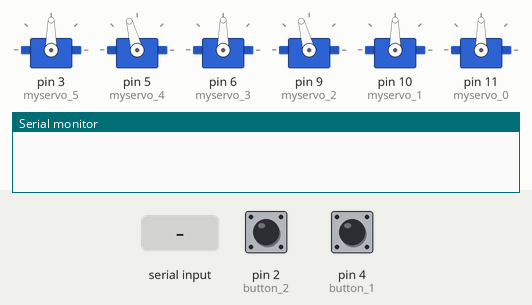
Recording of a sketch running on a simulated Arduino Uno, built with avr-gcc and run on an emulated ATmega328P. On the bench: 6 × servo, the last lines printed to the serial monitor. Inputs (shaded band) come from the test bench; at power-on: pin 2 (button_2) LOW, pin 4 (button_1) LOW.

Above: at 1.2 s.
1.3 s: "a" received over Serial
4.3 s: "s" received over Serial
7.3 s: "a" received over Serial
At 10.2 s:
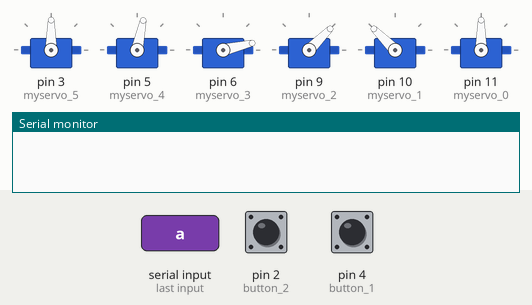
10.3 s: pin 2 (button_2) pulled HIGH for 1 s
14.3 s: "s" received over Serial
17.3 s: "d" received over Serial
At 18.4 s:
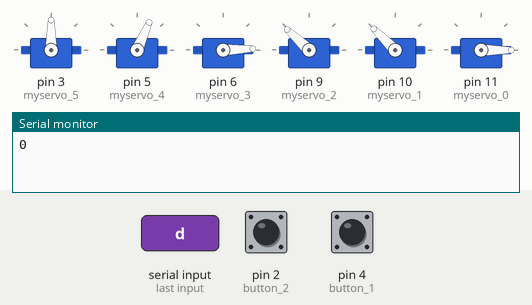
Timing chart, 0 to 19.8 s (numbered marks = the images above; inputs shaded):
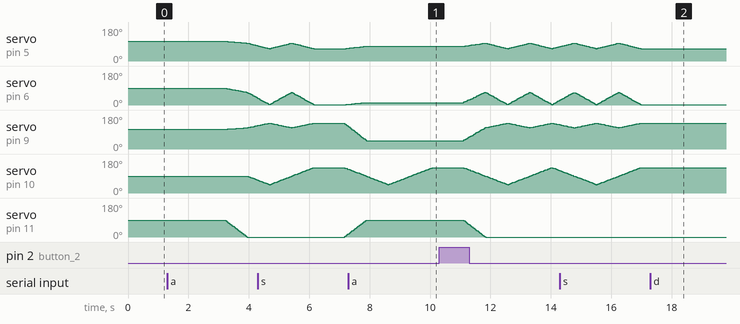

The sketch:

3D_Space_w_Robot_Hand.ino
```cpp
#include <Servo.h> //Library needed to inpute values to the servo.
#include <math.h> //Math Library needed to do some angle meassurements (Sin/Cos/Tan)

Servo myservo_5; //There are six servos on this particular robot arm. The bottom servo is labeled Servo_5.
Servo myservo_4; //Servo_4 is the first arm structure from the mainframe of the robot body.
Servo myservo_3; //Servo_3 is the second arm connected directly to the first one.
Servo myservo_2; //Servo_2 is the servo following the second arm. Can be thought of like the "pitch" of the hand.
Servo myservo_1; //Servo_1 is the servo below the hand that lets it control the "roll" of the hand.
Servo myservo_0; //Servo_0 is the servo that dictates how much the hand opens and closes.

float A = 10.5, //A is the length of the first arm. In this robot, it is 10.5cm.
      B = 8.85; //B is the length of the second arm. In this robot, it is 8.85cm.
int potentvalue = 0, potent = A0; //An optional potentiometer variable is made here. Connect the potentiometer to A0.
int button_1 = 4, buttonstate_1 = 0, lastbuttonstate_1=0, //Variables for an optional button. Variables include the pin location (4) and current/last states.
    button_2 = 2, buttonstate_2 = 0, lastbuttonstate_2=0; //Variables for a second optional button. Variables include the pin location (2) and current/last states.
int buttoncount = 0; //Variable used to count how many times a button was pressed.
String InString = "d";
float count;
float currentAngles[6] = {75,90,90,90,90,90};
/*
 * The robot doesn't necessarily know where its moving parts are in 3D space. Therefore, we have an array that keeps track of the angles at each servo.
 * If we didn't keep track of the angles at every servo, there would be times where the robot wouldn't know where to go, how fast to go, and on occasion just move randomly.
 * There are six values in this array; one for each of the servos. They follow the following order.
 *
 * {Servo_4, Servo_3, Servo_5, Servo_2, Servo_1, Servo_0}
 *
 * The reason for the unusual order is because of the way the robot moves. We want our robot to move to points of 3D space. It is easier to visualize a 3D point that we want
 * the robot to move to rather than multiple angles of servos moving together to reach a specified point. Since we will be working with 3D points, they are written in the order
 * (X,Y,Z), with X being the distance from the origin on the X-Axis, Y being the distance from the origin on the Y-Axis, and Z being the distance from the origin on the Z-Axis.
 * The platform of the robot is set up in such a way where the Arduino and wire connections are off to the left on the metal stand, and the robot has free motion in the empty space
 * in front of it. Thinking from the perspective of the robot, the X-Axis would go forward and backward, the Y-Axis would go straight up, and the Z-Axis would travel from left to right.
 * Additionally, the negative X-Axis is behind the robot, the negative Y-Axis would go down under it, aand the negative Z-Axis would go to the left. The axeses are set up in a way where
 * the positive space is in the range of motion of the robot.
 *
 * Because of this 3D system, the servo labeled Servo_5 can only turn the robot hand left and right, or into the Z-Axis. Therefore, we associate Servo_4 and Servo_3 with the (X,Y) movement
 * and Servo_5 with the final Z movement. Servo_2, Servo_1 and Servo_0 are just additional angles used to manipulate the arm after the robot reaches the desired 3D point. The robot can move
 * to a point such as (10,9,-8), but Servo_2, Servo_1 and Servo_0 can make it point the hand downward, tilted or even open and close it.
 *
 * By having an array with the angles of each servo, it provides a bassis for many functions to calculate where each servo to move to. The current value of the array sets the robot in a
 * straight up, "default", position.
 *
 * NOTE: Servo_4 is set at a value of 75 degrees rather than 90. This servo doesn't go directly vertical at 90 degrees. The exact reason is unknown [EDIT NEEDED]. All references to this angle
 *       need an adjustment of 15 degrees. At 0 degrees, this servo is about 15 degrees off of parallel. This means that at 180 degrees, the servo would caause the arm to over extend. Functions
 *       here prevent that from happening. If a different servo is being used, this starting position in currentAngles[] and newAngles[] can be switched from 75 to 90. Additionally, any starting
 *       position angles can be chosen, these are the angles that work for one particular robot.
 *
 */
float newAngles[6] = {75,90,90,90,90,90};
/*
 * Similar to currentAngles[], but this array is used to determine what angle each servo needs to move to. Currently, both arrays are the same and will change with functions altering the
 * movement of the robot.
 *
 * NOTE: Servo_4 is set at a value of 75 degrees rather than 90. This servo doesn't go directly vertical at 90 degrees. The exact reason is unknown [EDIT NEEDED]. All references to this angle
 *       need an adjustment of 15 degrees. At 0 degrees, this servo is about 15 degrees off of parallel. This means that at 180 degrees, the servo would caause the arm to over extend. Functions
 *       here prevent that from happening. If a different servo is being used, this starting position in currentAngles[] and newAngles[] can be switched from 75 to 90. Additionally, any starting
 *       position angles can be chosen, these are the angles that work for one particular robot.
 */

void setup() {
  myservo_5.attach(3);  // Attaches the myservo_5 on pin 3 to the servo object.
  myservo_4.attach(5);  // Attaches the myservo_4 on pin 5 to the servo object.
  myservo_3.attach(6);  // Attaches the myservo_3 on pin 6 to the servo object.
  myservo_2.attach(9);  // Attaches the myservo_2 on pin 9 to the servo object.
  myservo_1.attach(10);  // Attaches the myservo_1 on pin 10 to the servo object.
  myservo_0.attach(11);  // Attaches the myservo_0 on pin 11 to the servo object.
  Serial.flush();
  Serial.begin(9600); //Sets up the serial monitor in order to debug and see angle values.
  pinMode(potent,INPUT); //Optional Potentiometer is set as an input.
  pinMode(button_1,INPUT); //Optional Button_1 is set as an input.
  pinMode(button_2,INPUT); //Optional Button_2 is set as an input.
}

void Deg_5(float a) //This function moves Servo_5 to an angle between 0 and 180.
{
  myservo_5.write(a);
}
void Deg_4(float a) //This function moves Servo_4 to an angle between 0 and 180. To keep the movement consistent, we reverse the values of the servo. Instead of moving right to left from 0 degrees to 180, it now moves left to right.
{
  a = 180 - a;
  myservo_4.write(a);
}
void Deg_3(float a) //This function moves Servo_3 to an angle between 0 and 180.
{
  myservo_3.write(a);
}
void Deg_2(float a) //This function moves Servo_2 to an angle between 0 and 180. This servo has an increased range of 270 degrees, but needs extra equations to understand angle measurements.
{
  a = a + 67.5;
  a = a / 1.5;
  myservo_2.write(a);
}
void Deg_1(float a) //This function moves Servo_1 to an angle between 0 and 180.
{
  myservo_1.write(a);
}
void Deg_0(float a) //This function moves Servo_0 to an angle between 0 and 180.
{
  myservo_0.write(a);
}

void Button1Pressed()
{
  buttonstate_1 = digitalRead(button_1); //Optional Button function that is called only when the button is pressed from off to on. In this case, pressing the button increments the buttoncount variable.
  if (buttonstate_1 != lastbuttonstate_1)
  {
    if (buttonstate_1 == 1)
    {
      buttoncount = buttoncount + 1;
      Serial.println(buttoncount);
    }
  }
  lastbuttonstate_1 = buttonstate_1;
}

void Button2Pressed() //Optional Button function that is called only when the button is pressed from off to on. In this case, pressing the button resets the buttoncount variable to 0.
{
  buttonstate_2 = digitalRead(button_2);
  if (buttonstate_2 != lastbuttonstate_2)
  {
    if (buttonstate_2 == 1)
    {
      buttoncount = 0;
      Serial.println(buttoncount);
    }
  }
  lastbuttonstate_2 = buttonstate_2;
}

void Potentiometer() //Optional Potentiometer function that maps the analog values of (0 -> 1023) to (0 -> 180).
{
  potentvalue = analogRead(potent);
  potentvalue = map(potentvalue,0,1023,0,180);
}

float Distance(float px1, float py1, float px2, float py2) //The distance function calculates the distance between two points in (X,Y) space only.
{
  return sqrt(sq(px2-px1) + sq(py2-py1));
}

void XY(float m, float n)
{
  /*
   * This function takes a point in 2D space, (m,n), and then changes the angles on Servo_4 and Servo_3 to hit that point. It changes the angle in the array newAngles[] so
   * future servo moving functions can read from that list. This function doesn't alter Servo_5 at all as Servo_5 is what allows the robot to move left and right.
   *
   * This desmos link shows a side view visualization of the first two arms of the robot: https://www.desmos.com/calculator/zgmw47nks6
   *
   * The calculations in that program show the following float values being calculated so that the Servo_4 and Servo_3 angles can be figured out.
   *
   * NOTE: This point is represented by the end of the second arm, or the connection of Servo_2.
   */

  float C = sq(m) + sq(n) - sq(B) + sq(A); //A constant used to calculate the coordinates of the joint of the robot.
  float x1 = ((4*m*C - sqrt((64 * sq(m) * sq(A) * sq(n))+(64 * sq(n) * sq(n) * sq(A))-(16 * sq(n) * sq(C))))/((8*sq(m))+(8*sq(n)))); //The x coordinate of one point of one joint.
  float y1 = (((-2*m*x1) + C)/(2*n)); //The y coordinate of one point of one joint.

  if (Distance(0,0,m,n) < sqrt(sq(A) + sq(B)) || Distance(0,0,m,n) > (A + B) || n < 0 || y1 < 0)
  {
    /*
     * This if statement checks four different things. The first check is to see if the desired 2D point is too close to the origin. Due to each servo having
     * a specific length, and only being able to go to angles between 0 and 180, there are certain 2D coordinates close to the origin of the robot that can simply
     * not be touched. The second check is to see if the desired point is too far outside the maximum range of the robot. Even when fully exteneded, the robot can only
     * reach so far. Anything outside maximum extensions is physically impossible. The robot would have to have longer arms to reach this point. The third check is to see if
     * the desired point goes below the ground. This is again physically impossible. The final check is to see if one of the joints of the robot goes below the ground. y1 is the
     * y coordinate of one of the joints of the robot. If this goes into the ground, or below 0, one knows that desired point cannot be reached. If all these checks are false,
     * the "Out of Range" message isn't printed.
     *
     */

    Serial.println("Out of Range");
    return;
  }
  else
  {
    /*
     * Again, each of these floats are just variables needed to determine joint coordinates, slopes, and eventually the angles required for Servo_4 and Servo_3 to successfully
     * move to the point in question.
     *
     */

    float s1 = y1/x1; //The slope the first arm makes.
    float x2 = ((4*m*C + sqrt((64 * sq(m) * sq(A) * sq(n))+(64 * sq(n) * sq(n) * sq(A))-(16 * sq(n) * sq(C))))/((8*sq(m))+(8*sq(n)))); //The x coordinate of one point of an alternate joint.
    float y2 = (((-2*m*x2) + C)/(2*n)); //The y coordinate of one point of an alternate joint.
    float s2 = y2/x2; //The slope the first arm would make if another path to the point was taken.
    float o1 = (n-y1)/(m-x1); //The slope the second arm makes.
    float o2 = (n-y2)/(m-x2); //The slope the second arm makes if another path to the point was taken.
    float p1 = -1/s1; //The perpendicular slope at the connection between the first and second arm.
    float p2 = -1/s2; //The perpendicular slope at the connection between the first and second arm if another path to the point was taken.
    float a1 = atan(s1) * (180/PI); //Servo_4 angle.
    float a2 = atan(s2)* (180/PI); //Servo_4 angle if another path to the point was taken.
    float b1 = atan(((o1-p1)/(1+(o1*p1))))* (180/PI); //Servo_3 angle.
    float b2 = atan(((o2-p2)/(1+(o2*p2))))* (180/PI); //Servo_3 angle if another path to the point was taken.

    if (a1<15 && a1>0)
    {
      /*
       *
       * Using the triginometry functions here, as well as the previous check, the only time the Servo_4 angle would go between 0 and 15 is if it was trying to go beyond the limitations described
       * before in the currentAngles[] NOTE. Therefore, we use a check here to see if an impossible angle is achieved. If so, the Serial prints an error message.
       *
       */
      Serial.println("a1 is below 15 degrees");
      return;
    }
    else
    {
      if(a1<=0)
      {
        /*
         * The trigonometric functions work in such a way that they give angles in a range of -90 to 90 rather than 0 to 180. The negative values simply represent angles greater than 90. So, if the angle
         * does come back negative, we simply subtract it from 180 to give the corrected angle.
         */
        a1 = 180 + a1;
      }
      a1 = a1-15; //15 is subtracted from the angle to correct it to the actual value.
      newAngles[0] = a1; //Servo_4's angle gets input into the matrix to be read later.
      newAngles[1] = b1; //Servo_3's angle gets input into the matrix to be read later.
    }
  }
}

float AngleTopView(float j, float m)
{
  /*
   * This function determines what angle Servo_5 has to move to in order to match the Z coordinate. Since the entire arm would rotate, the X coordinate is also needed to determine the angle needed to rotate.
   * j is the Z coordinate, and m is the X coordinate.
   */
  float t = m/j;
  float theta = atan(t) * (180/PI);
  if (theta < 0)
  {
    theta = 180 + theta;
  }
  return theta;
}

void XYZ(float m, float n, float j)
{
  /*
   * The main function. It takes three values (m,n,j) in reference to the (x,y,z) coordinates.
   */
  if((sq(m) + sq(n) + sq(j)) > sq(A+B) || n < 0 || Distance(0,0,sqrt((sq(m)+sq(j))),n) < sqrt(sq(A) + sq(B)))
  {
    /*
     * This if statement checks three things. The first check is to see whether the point in question is too far outside the possible range of the robot. The second check
     * is to see whether the y coordinate is less than 0. In this case, the robot arm would have to go into the ground which is not possible. The third check is to see
     * whether the point in question is too close to the origin of the robot. The equation checks if the distance from thhe origin to the point in quesstion is less than the
     * minimum range possible.
     *
     */
    Serial.println("Out of Range");
    return;
  }
  else
  {
    newAngles[2] = AngleTopView(j,m);
    /*
     * If none of those checks return true, that means that the point is possible in the robot's operable range. Servo_5 can now move to meet the Z value, and AngleTopView()
     * determines the value of that angle.
     */
    int sign_converter = 1;
    if(m<0)
    {
      sign_converter = -1;
    }
    m = sign_converter * sqrt((sq(m)+sq(j)));
    /*
     *   This distance function determines the new value for m. If it was negative beforehand, it is important to make it negative after the square and square root functions.
     */
    XY(m,n); //Finally, after Servo_5 gets its angle, and m is converted, the XY() function solves the angle for Servo_4 and Servo_3.
  }
}

void ServoMove(float a1, float a2, float a3,float a4,float a5, float a6,int steps)
{
  /*
   * This ServoMove function takes seven parameters. The first six represent Servo_4, Servo_3, Servo_5, Servo_2, Servo_1, and Servo_0. The last is steps, which determines how fluid
   * the actual servo movement will be. Each of these floats is an angle the respective servo will move to.
   *
   * a1 = Servo_4 - Combined with Servo_3 to make up the XY movement to the point.
   * a2 = Servo_3 - Combined with Servo_4 to make up the XY movement to the point.
   * a3 = Servo_5 - Moves the robot into the plane of the Z coordinate of the point.
   * a4 = Servo_2 - Dictates angle of hand (PITCH)
   * a5 = Servo_1 - Dictates angle of wrist (ROLL)
   * a6 = Servo_0 - Dictates how open the hand is.
   */
 float diff_1 = a1 - currentAngles[0];
 float diff_2 = a2 - currentAngles[1];
 float diff_3 = a3 - currentAngles[2];
 float diff_4 = a4 - currentAngles[3];
 float diff_5 = a5 - currentAngles[4];
 float diff_6 = a6 - currentAngles[5];
 /*
  * Each of these floats shows the difference between each angle in each servo. currentAngles[] are the angles where the servos are already at. The a1 through a6 floats show where the
  * servos have to move to.
  *
  */
 for(int i=1; i<=steps; i++)
 {
    Deg_4(currentAngles[0] + (i*(diff_1/steps)));
    Deg_3(currentAngles[1] + (i*(diff_2/steps)));
    Deg_5(currentAngles[2] + (i*(diff_3/steps)));
    Deg_2(currentAngles[3] + (i*(diff_4/steps)));
    Deg_1(currentAngles[4] + (i*(diff_5/steps)));
    Deg_0(currentAngles[5] + (i*(diff_6/steps)));
    Button1Pressed();
    Button2Pressed();
    /*
     * This for function runs "steps" amount of times. The larger the number of steps determined by the user, the less jarring each step of the servo. We need to alternate between each of the
     * servos for each step to produce a fluid movement. Otherwise it would be one servo at a time reaching the required position. The steps allow a fluid motion in increments.
     */
 }
 currentAngles[0] = a1;
 currentAngles[1] = a2;
 currentAngles[2] = a3;
 currentAngles[3] = a4;
 currentAngles[4] = a5;
 currentAngles[5] = a6;
 /*
  * After completing the motion, the currentAngles[] of the robot need to be reset as they are now different.
  */
}

void PointMove(float x, float y, float z, float head, float head_tilt, float open_head, int steps)
{
  /*
   * Similar to ServoMove() but it is more user friendly. This function allows the user to input the 3D point they
   * want the robot to move to, as well as the head position, the head tilt, and how open the hand is.
   */
  XYZ(x,y,z);
  newAngles[3] = head;
  newAngles[4] = head_tilt;
  newAngles[5] = open_head;
  ServoMove(newAngles[0],newAngles[1],newAngles[2],newAngles[3],newAngles[4],newAngles[5],steps);
}

float FuncX_1(float t) //Parametric function for the x coordinate of the funtion_1.
{
  return -3*cos(t)+12;
}

float FuncY_1(float t) //Parametric function for the y coordinate of the funtion_1.
{
  return 3*cos(t)+12;
}

float FuncZ_1(float t) //Parametric function for the z coordinate of the funtion_1.
{
  return 3*sin(t);
}

void Parent_Function_1(float tmin, float tmax, int samples, int steps)
/*
 * The way this function works is by calculating multiple points
/* in space between a range determined by the variable "t".
/* Points are determined between t_min and t_max, and there
/* are "sample" amount of points between those two values.
/* x is a_0, y is a_1, and z is a_2. XYZ then converts those points
/* to angles the robot has to reach, and then moves the servos to
/* those angles.
 */
{
  float inc = (tmax-tmin)/(samples-1);
  for (int i = 0; i<samples; i++)
  {
    float a_0 = FuncX_1(tmin + (i * inc));
    float a_1 = FuncY_1(tmin + (i * inc));
    float a_2 = FuncZ_1(tmin + (i * inc));
    float array_points[4] = {a_0,a_1,a_2,steps}; //A new array is made to store the updated points the robot needs to move to.
    XYZ(array_points[0],array_points[1],array_points[2]);
    if (i == 0) //If the robot is doing the first increment, we make sure the amount of steps is 2000 to prevent sudden jerking.
    {
        ServoMove(newAngles[0],newAngles[1],newAngles[2],newAngles[3],newAngles[4],newAngles[5],2000);
    }
    else
    {
        ServoMove(newAngles[0],newAngles[1],newAngles[2],newAngles[3],newAngles[4],newAngles[5],array_points[3]);
    }
  }
}

void KeyboardRead()
{
  if (Serial.available())
  {
    InString = Serial.readString();
  }
}

void Sad()
{
      PointMove(2.1,15.1,0,0,90,90,1000);
      PointMove(2.1,15.1,0,0,45,90,1000);
      PointMove(2.1,15.1,0,0,90,90,1000);
      PointMove(2.1,15.1,0,0,135,90,1000);
}

void Excited()
{
      PointMove(0.1,19,0,102.19,90,0,1000);
      PointMove(0.1,14,0,138.95,45,0,1000);
      PointMove(0.1,19,0,102.19,90,0,1000);
      PointMove(0.1,14,0,138.95,135,0,1000);
}

void loop()
{
KeyboardRead();
if(InString == "a")
{
  Excited();
}
if(InString == "s")
{
  Sad();
}
if(InString == "d")
{
  ServoMove(75.00,90.00,90.00,90.00,90.00,90.00,3000);
}


}
```

Measured:
- after the input at 1.3 s, servo on pin 5 (myservo_4): moves from 105° to 81° over 1.0 s, starting after 1.9 s; servo on pin 6 (myservo_3): moves from 90° to 37° over 1.0 s, starting after 1.9 s
- after the input at 4.3 s, servo on pin 11 (myservo_0): 0° → 18° after 2.9 s
- after the input at 17.3 s, servo on pin 5 (myservo_4): stays 66° (without the input it goes to 67° after 0.75 s); servo on pin 6 (myservo_3): stays 2° (without the input it goes to 3° after 0.75 s)
